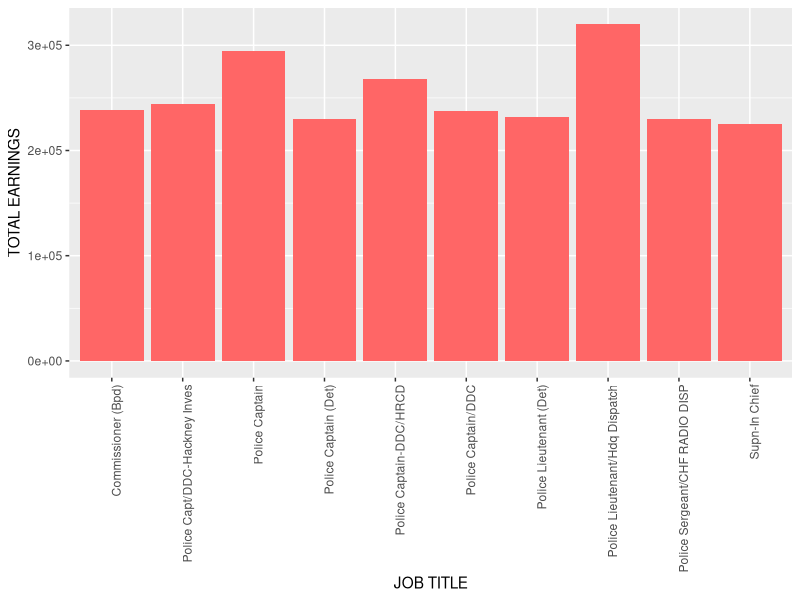
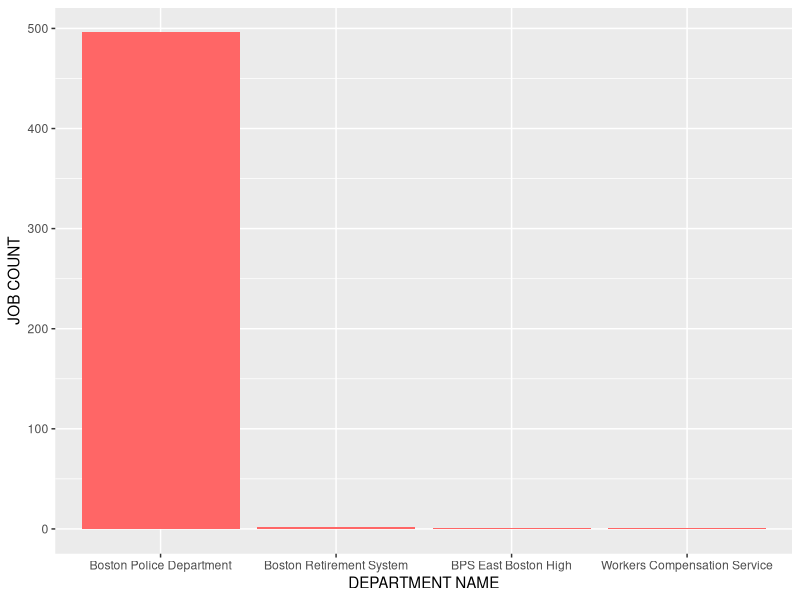

Here is the R script that generated these plots, in order:
## ---- chunk 1
if (!require(tidyverse)) {install.packages("tidyverse")}
library(tidyverse)
## ---- chunk 2
project <- read_csv("data/employees of boston pay 2017.csv", n_max=500)
## ---- chunk 3
df <- data.frame(project$TITLE, project$`TOTAL EARNINGS`)
names(df) <-c("JOB TITLE", "TOTAL EARNINGS")
avg_saleries <- aggregate(.~`JOB TITLE`, data=df, mean)
avg_saleries <- head(avg_saleries[order(avg_saleries$`TOTAL EARNINGS`, decreasing=TRUE), ], n=10)
salary_graph <- ggplot(avg_saleries, aes(`JOB TITLE`, `TOTAL EARNINGS`)) + geom_col(fill = "#FF6666")
salary_graph + theme(axis.text.x = element_text(angle = 90, hjust = 1))
#ggplot(df, aes(x=factor(age), y=score)) + stat_summary(fun.y="mean", geom="bar")

## ---- chunk 4

df <- data.frame(project$`DEPARTMENT NAME`)
names(df) <-("DEPARTMENT NAME")

dept_count <- aggregate(x = df, by = list(unique.values = df$`DEPARTMENT NAME`), FUN = length)
names(dept_count) <-c("DEPARTMENT NAME", "JOB COUNT")
dept_count
department_count <- ggplot(dept_count, aes(`DEPARTMENT NAME`, `JOB COUNT`)) + geom_col(fill = "#FF6666")
department_count
